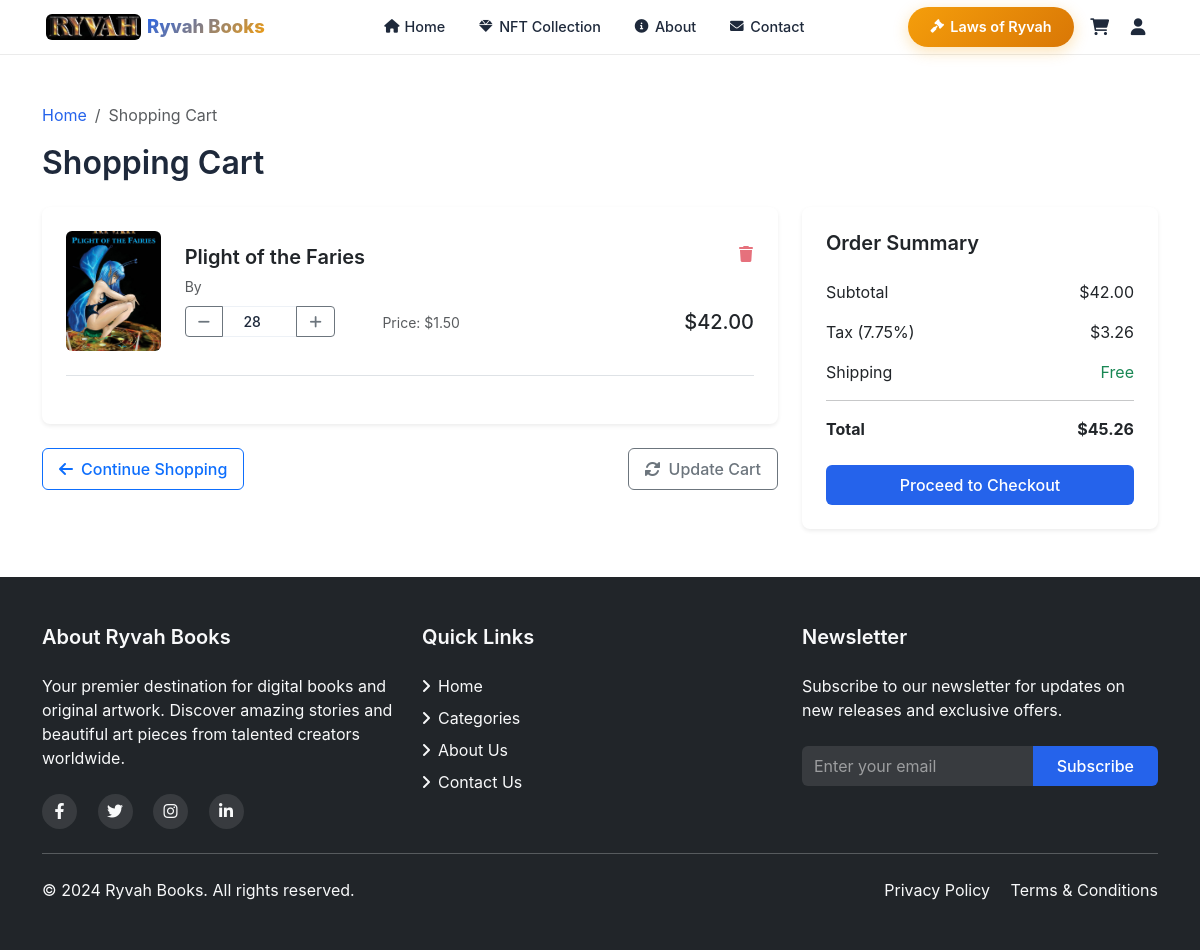
Screenshot of /pages/cart.php (signed in) with the database file from the repository.
### tables this page shows
CREATE TABLE IF NOT EXISTS `cart` (
  `id` int UNSIGNED NOT NULL AUTO_INCREMENT,
  `user_id` int UNSIGNED NOT NULL,
  `product_id` int UNSIGNED NOT NULL,
  `quantity` int UNSIGNED NOT NULL DEFAULT '1',
  `created_at` timestamp NULL DEFAULT CURRENT_TIMESTAMP,
  `updated_at` timestamp NULL DEFAULT CURRENT_TIMESTAMP ON UPDATE CURRENT_TIMESTAMP,
  PRIMARY KEY (`id`),
  UNIQUE KEY `unique_user_product` (`user_id`,`product_id`),
  KEY `idx_user_id` (`user_id`),
  KEY `idx_product_id` (`product_id`),
  KEY `idx_created_at` (`created_at`)
);

CREATE TABLE IF NOT EXISTS `products` (
  `id` int NOT NULL AUTO_INCREMENT,
  `type` enum('paint','ebook','book') NOT NULL,
  `sku` varchar(100) DEFAULT NULL,
  `name` varchar(255) DEFAULT NULL,
  `author` varchar(60) NOT NULL,
  `filepath` varchar(200) NOT NULL,
  `file_size` varchar(60) NOT NULL,
  `thumbs` varchar(80) NOT NULL,
  `price` decimal(10,2) DEFAULT NULL,
  `stock_quantity` int DEFAULT NULL,
  `description` text NOT NULL,
  `timestamp` timestamp NULL DEFAULT CURRENT_TIMESTAMP,
  `updated_at` timestamp NOT NULL ON UPDATE CURRENT_TIMESTAMP,
  `stock` int NOT NULL DEFAULT '0',
  PRIMARY KEY (`id`),
  UNIQUE KEY `sku` (`sku`),
  KEY `updated_by` (`timestamp`)
);

### includes/cart.php (called while the page is built, shortened)
<?php
require_once 'bootstrap.php';
function getCartItems()
{
    global $conn;
    $items = [];
    $total = 0;
    if (isset($_SESSION['user_id'])) {
        $stmt = $conn->prepare("
            SELECT c.*, p.name, p.price, p.thumbs, p.stock, p.type
            FROM cart c
            JOIN products p ON c.product_id = p.id
            WHERE c.user_id = ?
        ");
        $stmt->bind_param("i", $_SESSION['user_id']);
        $stmt->execute();
        $result = $stmt->get_result();
        while ($row = $result->fetch_assoc()) {
            $items[] = [
                'id' => $row['product_id'],
                'name' => $row['name'],
                'price' => $row['price'],
                'quantity' => $row['quantity'],
                'stock' => $row['stock'],
                'thumbs' => $row['thumbs'],
                'type' => $row['type']
            ];
            $total += $row['price'] * $row['quantity'];
        }
    }
    return [
        'items' => $items,
        'total' => $total
    ];
}
function verifyAndCleanCart($user_id = null)
{
    global $conn;
    $stmt = $conn->prepare("DELETE c FROM cart c LEFT JOIN products p ON c.product_id = p.id WHERE c.user_id = ? AND p.id IS NULL");
    $stmt->bind_param("i", $user_id);
    $stmt->execute();
    $deleted = $stmt->affected_rows;
    return $deleted;
}

### pages/cart.php (the view, shortened to what this page needs)
<?php
require_once '../includes/bootstrap.php';
require_once '../includes/cart.php';
$is_logged_in = isset($_SESSION['user_id']);
$cart_data = getCartItems();
$cart_items = $cart_data['items'];
$cart_total = $cart_data['total'];
$tax_rates = [];
$tax_amount = 0;
$stmt = $conn->prepare("SELECT product_type, tax_rate FROM tax_settings WHERE is_active = 1");
$stmt->execute();
$result = $stmt->get_result();
while ($row = $result->fetch_assoc()) {
    $tax_rates[$row['product_type']] = $row['tax_rate'];
}
foreach ($cart_items as $item) {
    if (isset($tax_rates[$item['type']])) {
        $item_tax = ($item['price'] * $item['quantity']) * ($tax_rates[$item['type']] / 100);
        $tax_amount += $item_tax;
    }
}
$grand_total = $cart_total + $tax_amount;
include '../includes/layouts/header.php';
?>
<div class="container py-5">
    <div class="row mb-4">
        <div class="col">
            <nav aria-label="breadcrumb">
                <ol class="breadcrumb">
                    <li class="breadcrumb-item"><a href="index" class="text-decoration-none">Home</a></li>
                    <li class="breadcrumb-item active" aria-current="page">Shopping Cart</li>
                </ol>
            </nav>
            <h2 class="mb-0">Shopping Cart</h2>
        </div>
    </div>
    <?php if (empty($cart_items)): ?>
        <div class="text-center py-5">
            <div class="mb-4">
                <i class="fas fa-shopping-cart fa-4x text-muted"></i>
            </div>
            <h3 class="mb-3">Your cart is empty</h3>
            <p class="text-muted mb-4">Looks like you haven't added anything to your cart yet.</p>
            <a href="index" class="btn btn-primary btn-lg px-5">
                <i class="fas fa-arrow-left me-2"></i>Continue Shopping
            </a>
        </div>
    <?php else: ?>
        <div class="row g-4">
            <div class="col-lg-8">
                <div class="card border-0 shadow-sm">
                    <div class="card-body p-4">
                        <div id="cart-items">
                            <?php foreach ($cart_items as $item): ?>
                                <div class="cart-item mb-4 pb-4 border-bottom" id="cart-item-<?php echo $item['id']; ?>">
                                    <div class="row align-items-center">
                                        <div class="col-lg-2 col-md-3 col-4">
                                            <img src="../admin/<?php echo htmlspecialchars($item['thumbs']); ?>"
                                                class="img-fluid rounded" alt="<?php echo htmlspecialchars($item['name']); ?>">
                                        </div>
                                        <div class="col-lg-10 col-md-9 col-8">
                                            <div class="d-flex justify-content-between align-items-start mb-2">
                                                <div>
                                                    <h5 class="mb-1">
                                                        <?php echo htmlspecialchars($item['name']); ?>
                                                    </h5>
                                                    <p class="text-muted mb-0">
                                                        <small>By <?php echo htmlspecialchars($item['author'] ?? ''); ?></small>
                                                    </p>
                                                </div>
                                                <button class="btn btn-link text-danger remove-item p-0"
                                                    data-product-id="<?php echo $item['id']; ?>"
                                                    onclick="removeItem(<?php echo $item['id']; ?>)">
                                                    <i class="fas fa-trash"></i>
                                                </button>
                                            </div>
                                            <div class="row align-items-center">
                                                <div class="col-lg-4 col-md-5 col-12 mb-3 mb-md-0">
                                                    <div class="input-group input-group-sm quantity-control">
                                                        <button class="btn btn-outline-secondary" type="button"
                                                            onclick="updateQuantity(<?php echo $item['id']; ?>, 'decrease', null, <?php echo $item['quantity']; ?>)">
                                                            <i class="fas fa-minus"></i>
                                                        </button>
                                                        <input type="number" class="form-control text-center item-qty"
                                                            value="<?php echo $item['quantity']; ?>" min="1"
                                                            onchange="updateQuantity(<?php echo $item['id']; ?>, 'set', this.value)">
                                                        <button class="btn btn-outline-secondary" type="button"
                                                            onclick="updateQuantity(<?php echo $item['id']; ?>, 'increase')">
                                                            <i class="fas fa-plus"></i>
                                                        </button>
                                                    </div>
                                                </div>
                                                <div class="col-lg-8 col-md-7 col-12">
                                                    <div class="d-flex justify-content-between align-items-center">
                                                        <div class="text-muted">
                                                            <small>Price:
                                                                $<?php echo number_format($item['price'], 2); ?></small>
                                                        </div>
                                                        <div class="h5 mb-0 text-end">
                                                            $<?php echo number_format($item['price'] * $item['quantity'], 2); ?>
                                                        </div>
                                                    </div>
                                                </div>
                                            </div>
                                        </div>
                                    </div>
                                </div>
                            <?php endforeach; ?>
                        </div>
                    </div>
                </div>
                <div class="d-flex justify-content-between align-items-center mt-4">
                    <a href="index" class="btn btn-outline-primary">
                        <i class="fas fa-arrow-left me-2"></i>Continue Shopping
                    </a>
                    <button class="btn btn-outline-secondary" onclick="refreshCart()">
                        <i class="fas fa-sync-alt me-2"></i>Update Cart
                    </button>
                </div>
            </div>
            <div class="col-lg-4">
                <div class="card border-0 shadow-sm sticky-top" style="top: 2rem;">
                    <div class="card-body p-4">
                        <h5 class="card-title mb-4">Order Summary</h5>
                        <div class="d-flex justify-content-between mb-3">
                            <span>Subtotal</span>
                            <span id="cart-subtotal">$<?php echo number_format($cart_total, 2); ?></span>
                        </div>
                        <div class="d-flex justify-content-between mb-3">
                            <span>Tax (7.75%)</span>
                            <span id="cart-tax">$<?php echo number_format($tax_amount, 2); ?></span>
                        </div>
                        <div class="d-flex justify-content-between mb-3">
                            <span>Shipping</span>
                            <span class="text-success">Free</span>
                        </div>
                        <hr>
                        <div class="d-flex justify-content-between mb-4">
                            <strong>Total</strong>
                            <strong id="cart-total">$<?php echo number_format($grand_total, 2); ?></strong>
                        </div>
                        <?php if (!$is_logged_in): ?>
                            <div class="alert alert-info mb-4">
                                <i class="fas fa-info-circle me-2"></i>
                                Please <a href="login.php?redirect=cart" class="alert-link">login</a> to proceed with checkout.
                            </div>
                        <?php else: ?>
                            <a href="../checkout/index.php" class="btn btn-primary w-100">
                                Proceed to Checkout
                            </a>
                        <?php endif; ?>
                    </div>
                </div>
            </div>
        </div>
    <?php endif; ?>
</div>
<?php include '../includes/layouts/footer.php'; ?>

### assets/css/main.css (style rules this page uses)
:root { --primary-color: #2563eb; --accent-color: #f59e0b; --text-color: #1f2937; --light-text: #6b7280; --background: #ffffff; --light-background: #f3f4f6; --border-color: #e5e7eb; --navbar-height: 4rem; }
body { font-family: 'Inter', -apple-system, BlinkMacSystemFont, 'Segoe UI', Roboto, Oxygen, Ubuntu, Cantarell, 'Open Sans', 'Helvetica Neue', sans-serif; color: var(--text-color); line-height: 1.5; background-color: var(--background); }
h1, h2, h3, h4, h5, h6 { font-weight: 600; line-height: 1.25; margin-bottom: 1rem; }
p { margin-bottom: 1rem; }
a { color: var(--primary-color); text-decoration: none; transition: color var(--transition-base); }
.btn { display: inline-flex; align-items: center; justify-content: center; padding: 0.5rem 1rem; border-radius: 0.375rem; font-weight: 500; transition: all var(--transition-base); cursor: pointer; }
.btn-primary { background-color: var(--primary-color); color: white; border: none; }
.form-control { display: block; width: 100%; padding: 0.5rem 0.75rem; font-size: 1rem; line-height: 1.5; color: var(--text-color); background-color: var(--background); border: 1px solid var(--border-color); border-radius: 0.375rem; transition: border-color var(--transition-base); }
.card { background-color: var(--background); border: 1px solid var(--border-color); border-radius: 0.5rem; overflow: hidden; transition: transform var(--transition-base), box-shadow var(--transition-base); }
.text-center { text-align: center; }
.mt-4 { margin-top: 1.5rem; }
.mb-1 { margin-bottom: 0.25rem; }
.mb-2 { margin-bottom: 0.5rem; }
.mb-3 { margin-bottom: 1rem; }
.mb-4 { margin-bottom: 1.5rem; }
.p-4 { padding: 1.5rem; }

### assets/css/transitions.css (style rules this page uses)
:root { --transition-base: 0.3s ease; --transition-slow: 0.5s ease; --transition-fast: 0.15s ease; }

### includes/layouts/header.php (style rules this page uses)
:root { --navbar-height: 55px; --primary-color: #2563eb; --secondary-color: #64748b; --accent-color: #f59e0b; --background-color: #ffffff; --text-color: #1e293b; --border-color: rgba(226, 232, 240, 0.6); --transition-base: 0.3s ease; --mobile-menu-bg: #ffffff; --mobile-shadow: 0 8px 32px rgba(0, 0, 0, 0.12); --hover-bg: rgba(37, 99, 235, 0.08); }
* { margin: 0; padding: 0; box-sizing: border-box; }
body { margin: 0; padding: 0; }

### pages/cart.php (style rules this page uses)
.cart-item { transition: all 0.3s ease; }
.cart-item img { width: 100%; height: 120px; object-fit: cover; border-radius: 8px; }
.quantity-control { max-width: 150px; }
.quantity-control .form-control { text-align: center; font-weight: 500; }
.quantity-control .btn { padding: 0.375rem 0.75rem; }
.cart-item .btn-link { opacity: 0.7; transition: opacity 0.2s ease; }

### rows the page displays
cart: product.thumbs (picture), product.name "Plight of the Faries", quantity "28", product.price "1.50", $item['price'] * $item['quantity'] "42.00"

### other values shown
$cart_total "42.00"
$tax_amount "3.26"
$grand_total "45.26"
